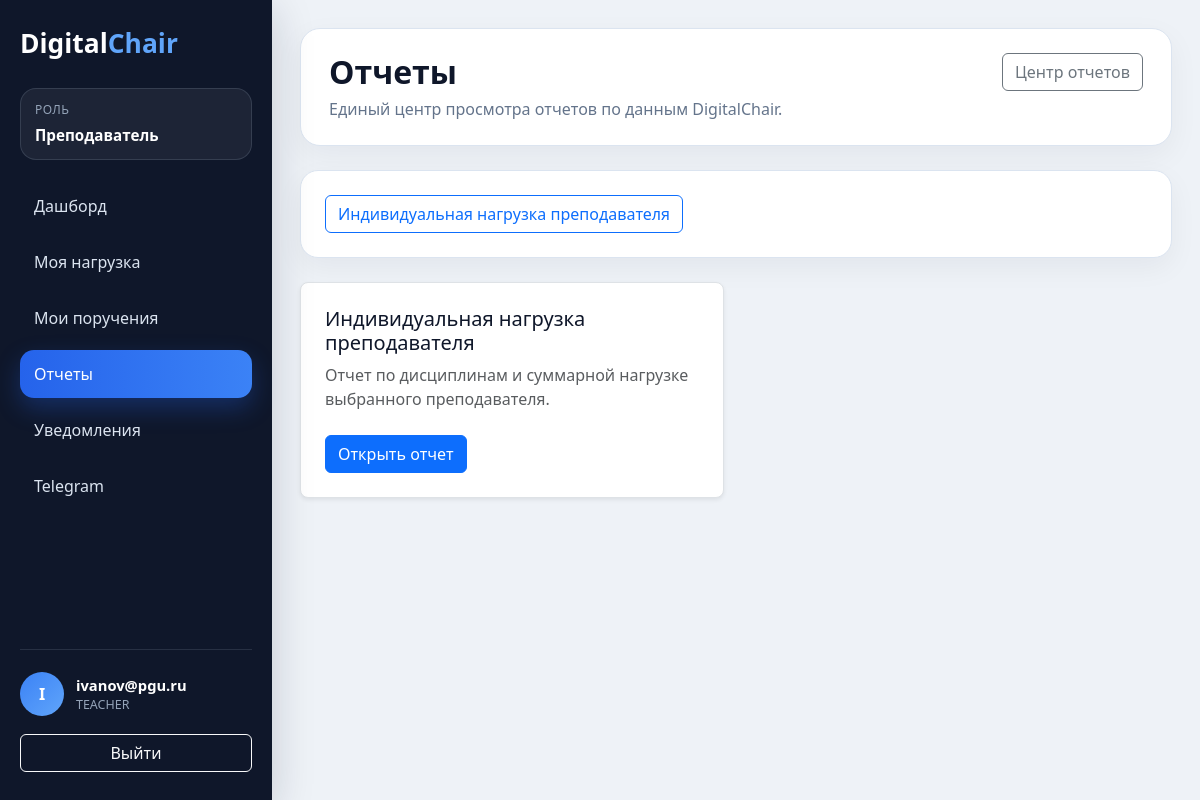
Screenshot of /reports/ (signed in) with the database file from the repository.
### apps/users/models.py (models this page shows, shortened)
class User(AbstractUser):
    class Roles(models.TextChoices):
        ADMIN = 'ADMIN', 'Администратор'
        HEAD = 'HEAD', 'Заведующий кафедрой'
        TEACHER = 'TEACHER', 'Преподаватель'
        STUDENT = 'STUDENT', 'Студент'
        STUDY_MASTER = 'STUDY_MASTER', 'Учебный мастер'
    username = models.CharField(
        max_length=150,
        unique=True
    )
    email = models.EmailField(
        unique=True
    )
    role = models.CharField(
        max_length=30,
        choices=Roles.choices,
        default=Roles.TEACHER
    )
    phone = models.CharField(
        max_length=20,
        blank=True,
        null=True
    )
    telegram_id = models.CharField(
        max_length=100,
        blank=True,
        null=True
    )
    telegram_bind_code = models.CharField(
        max_length=20,
        blank=True,
        null=True
    )
    telegram_bind_code_created_at = models.DateTimeField(
        blank=True,
        null=True
    )
    is_2fa_enabled = models.BooleanField(
        default=False
    )
    totp_secret = models.CharField(
        max_length=64,
        blank=True,
        null=True
    )
    USERNAME_FIELD = 'email'
    REQUIRED_FIELDS = []
    objects = UserManager()

### apps/reports/views.py (the view)
@login_required(login_url='/login/')
@report_center_required
@never_cache
def report_center_view(request):
    return render_report_page(
        request,
        'reports/report_center.html',
        {
            'title': 'Отчеты',
            'description': 'Единый центр просмотра отчетов по данным DigitalChair.',
            'report_cards': get_report_links(request.user),
        }
    )

### apps/reports/views.py (called while the page is built)
def role_required(*roles):
    return user_passes_test(
        lambda user: user.is_authenticated and user.role in roles,
        login_url='/login/'
    )

def get_dashboard_url(user):
    if user.role == User.Roles.ADMIN:
        return '/admin-dashboard/'
    if user.role == User.Roles.HEAD:
        return '/head-dashboard/'
    if user.role == User.Roles.STUDY_MASTER:
        return '/study-dashboard/'
    return '/teacher-dashboard/'

def get_report_links(user):
    report_links = []
    for report_key in (
        'workload-summary',
        'teacher-workload',
        'workload-execution',
        'tasks',
        'contingent',
    ):
        report = REPORT_DEFINITIONS[report_key]
        if user.role in report['roles']:
            report_links.append({
                'key': report_key,
                'title': report['title'],
                'description': report['description'],
                'url': report['url']
            })
    return report_links

def build_base_context(request, active_report=None):
    return {
        'dashboard_url': get_dashboard_url(request.user),
        'report_links': get_report_links(request.user),
        'active_report': active_report,
        'current_query_string': request.GET.urlencode(),
    }

def render_report_page(request, template_name, context=None, active_report=None):
    page_context = build_base_context(
        request,
        active_report=active_report
    )
    if context:
        page_context.update(context)
    return render(
        request,
        template_name,
        page_context
    )

### templates/reports/report_center.html
{% extends 'reports/base.html' %}
{% block report_content %}
    <div class="row g-4">
        {% for report in report_cards %}
            <div class="col-lg-6">
                <div class="bg-white border rounded-3 p-4 h-100 shadow-sm">
                    <h3 class="h5 mb-2">
                        {{ report.title }}
                    </h3>
                    <p class="text-muted mb-4">
                        {{ report.description }}
                    </p>
                    <a href="{{ report.url }}"
                       class="btn btn-primary">
                        Открыть отчет
                    </a>
                </div>
            </div>
        {% empty %}
            <div class="col-12">
                <div class="alert alert-secondary mb-0">
                    Для вашей роли нет доступных отчетов.
                </div>
            </div>
        {% endfor %}
    </div>
{% endblock %}

### templates/base/base.html (shortened to what this page needs)
<!DOCTYPE html>
<html lang="ru">
<head>
    <link href="https://cdn.jsdelivr.net/npm/bootstrap@5.3.3/dist/css/bootstrap.min.css"
          rel="stylesheet">
</head>
<body>
{% if request.user.is_authenticated %}
    <div class="app-shell">
        <aside class="app-sidebar">
            <h1 class="app-logo">Digital<span>Chair</span></h1>
            <div class="app-role">
                <span class="app-role-label">Роль</span>
                <span class="app-role-value">{{ ui_role_label }}</span>
            </div>
            <nav class="app-nav">
                {% for item in ui_navigation_items %}
                    <a href="{{ item.url }}"
                       class="app-nav-link{% if item.is_active %} active{% endif %}">
                        <span>{{ item.label }}</span>
                    </a>
                {% endfor %}
            </nav>
            <div class="app-sidebar-footer">
                <div class="app-user">
                    <div class="app-user-avatar">
                        {{ request.user.email|first|upper }}
                    </div>
                    <div>
                        <div class="app-user-email">{{ request.user.email }}</div>
                        <div class="app-user-role">{{ request.user.role }}</div>
                    </div>
                </div>
                <a href="/logout/" class="btn btn-outline-light w-100">Выйти</a>
            </div>
        </aside>
        <main class="app-main">
            <header class="app-page-header">
                <div>
                    <h1 class="app-page-title">{% block page_title %}DigitalChair{% endblock %}</h1>
                    {% block page_subtitle %}{% endblock %}
                </div>
                <div class="app-toolbar">
                    {% block page_actions %}{% endblock %}
                </div>
            </header>
            {% block content %}{% endblock %}
        </main>
    </div>
{% else %}
    {% block anonymous_content %}{% endblock %}
{% endif %}
</body>
</html>

### rows the page displays
User: user.email|first "I", user.email "ivanov@pgu.ru", user.role "TEACHER"

### other values shown
{{ ui_role_label }} "Преподаватель"
{{ item.label }} "Дашборд" "Моя нагрузка" "Мои поручения" "Отчеты" "Уведомления" "Telegram"
{{ title }} "Отчеты"
{{ description }} "Единый центр просмотра отчетов по данным DigitalChair."
{{ link.title }} "Индивидуальная нагрузка преподавателя"
{{ report.title }} "Индивидуальная нагрузка преподавателя"
{{ report.description }} "Отчет по дисциплинам и суммарной нагрузке выбранного преподавателя."
